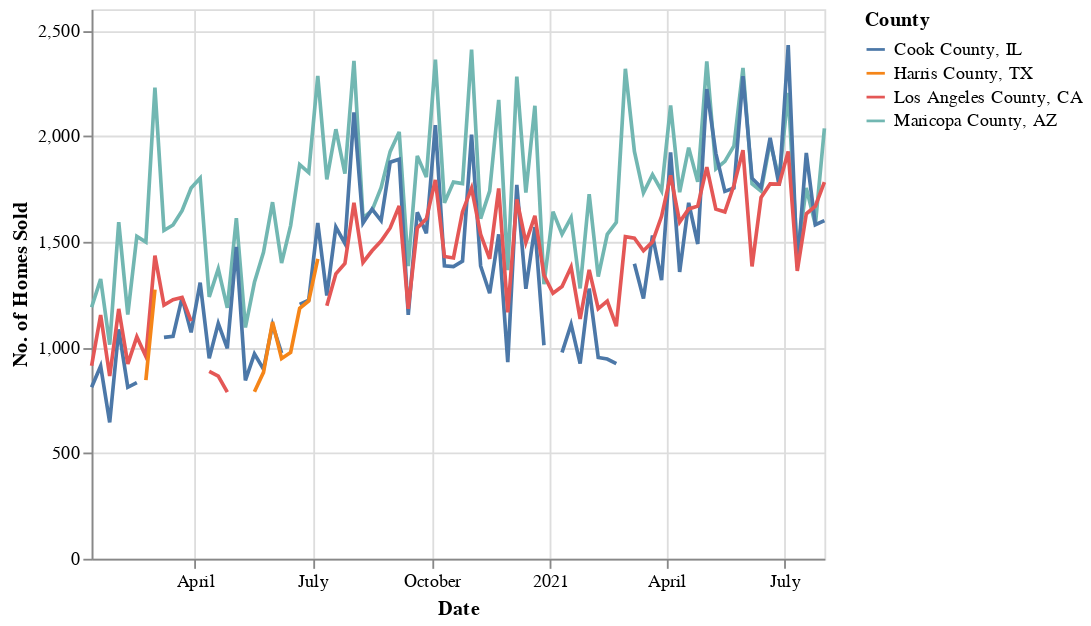

The notebook cell this image was saved under:
### Markdown cell above
What we can conclude is that across the country, transaction volumes have risen, and are higher than 2020.  
  
Which are some of the counties that have seen the most amount of action?

### Code cell
# ranking query
redfin_sales_sorted_top = fidap.sql("""
WITH sales_sorted AS (
SELECT period_end, CAST(total_homes_sold AS FLOAT64) AS total_homes_sold, region_name,
ROW_NUMBER() OVER(PARTITION BY period_end ORDER BY CAST(total_homes_sold AS FLOAT64) DESC) AS weekly_rank
FROM fidap-301014.redfin.weekly_housing_market
WHERE duration = '1 weeks'
AND region_type = 'county'
AND CAST(period_begin AS DATE) > "2019-12-31")

SELECT *
FROM sales_sorted
WHERE weekly_rank < 4
""")

redfin_sales_sorted_top.period_end = pd.to_datetime(redfin_sales_sorted_top.period_end)

# top 3 counties by transaction volume
# redfin_sales_sorted_top = redfin_sales_sorted[(redfin_sales_sorted['weekly_rank']<4)]


# plotting
alt.Chart(redfin_sales_sorted_top).mark_line().encode(
    x = alt.X('period_end', title = "Date"),
    y = alt.Y('total_homes_sold', title = "No. of Homes Sold", impute = alt.ImputeParams(value = None)),
    color = alt.Color('region_name', title = "County")
)

### Figure 1 — Vega-Lite specification as saved in the notebook (floating-point values rounded to 4 significant figures; data arrays with more than 128 entries replaced by an {"elided": "..."} marker saying what was removed)
{"config": {"view": {"continuousWidth": 400, "continuousHeight": 300}}, "data": {"name": "data-0716edac6875beb78b520414cdd5fbb6"}, "mark": "line", "encoding": {"color": {"type": "nominal", "field": "region_name", "title": "County"}, "x": {"type": "temporal", "field": "period_end", "title": "Date"}, "y": {"type": "quantitative", "field": "total_homes_sold", "impute": {"value": null}, "title": "No. of Homes Sold"}}, "$schema": "https://vega.github.io/schema/vega-lite/v4.8.1.json", "datasets": {"data-0716edac6875beb78b520414cdd5fbb6": {"elided": "246 records"}}}
